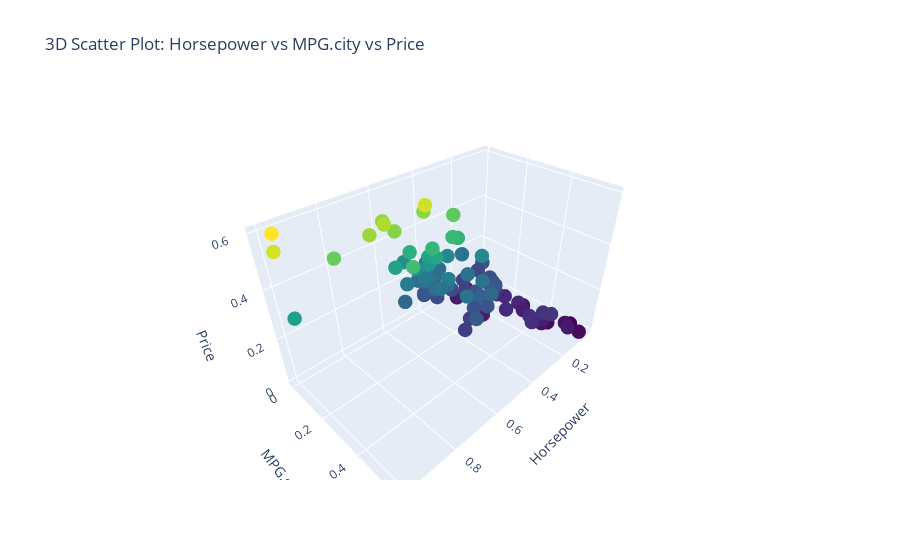

Notebook cell for this chart:
### Markdown cell above
## 3D Scatter Plot
A 3D scatter plot visualizing relationships between three variables.

### Code cell
# Advanced Visualization: 3D Scatter Plot
fig = go.Figure(data=[go.Scatter3d(x=df['Horsepower'], y=df['MPG.city'], z=df['Price'],
                                   mode='markers', marker=dict(size=5, color=df['Price'], colorscale='Viridis'))])
fig.update_layout(title="3D Scatter Plot: Horsepower vs MPG.city vs Price",
                  scene=dict(xaxis_title='Horsepower',
                             yaxis_title='MPG.city',
                             zaxis_title='Price'))
fig.show()
